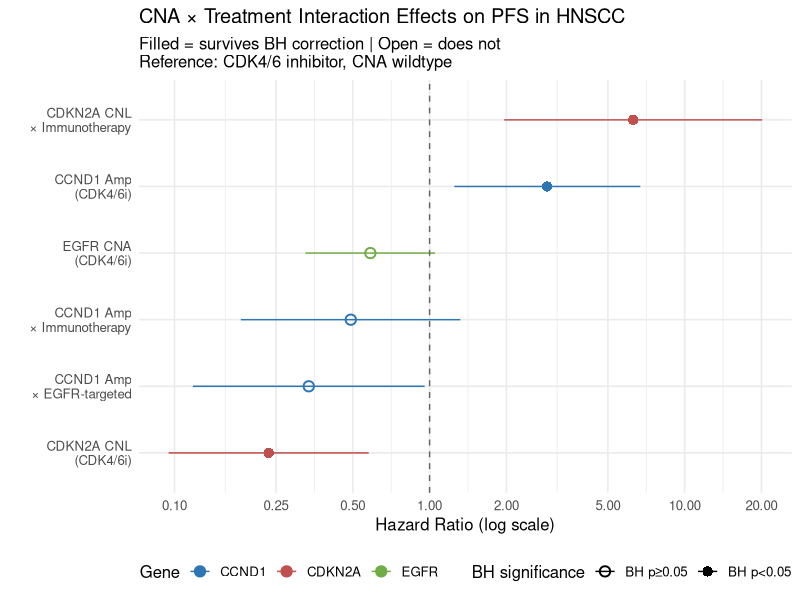
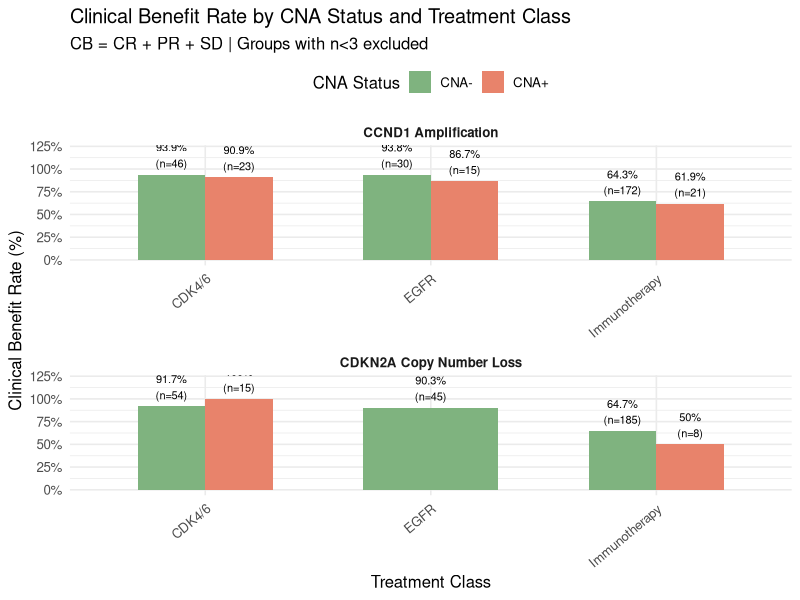
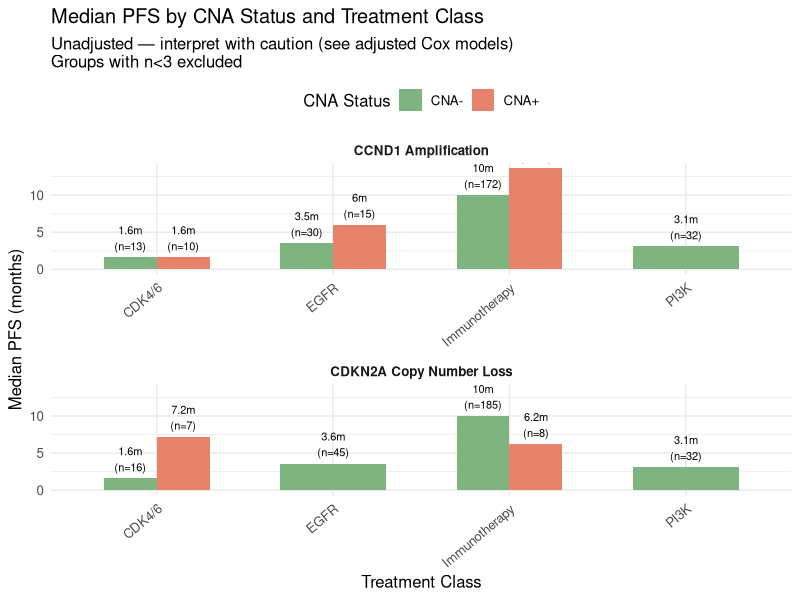
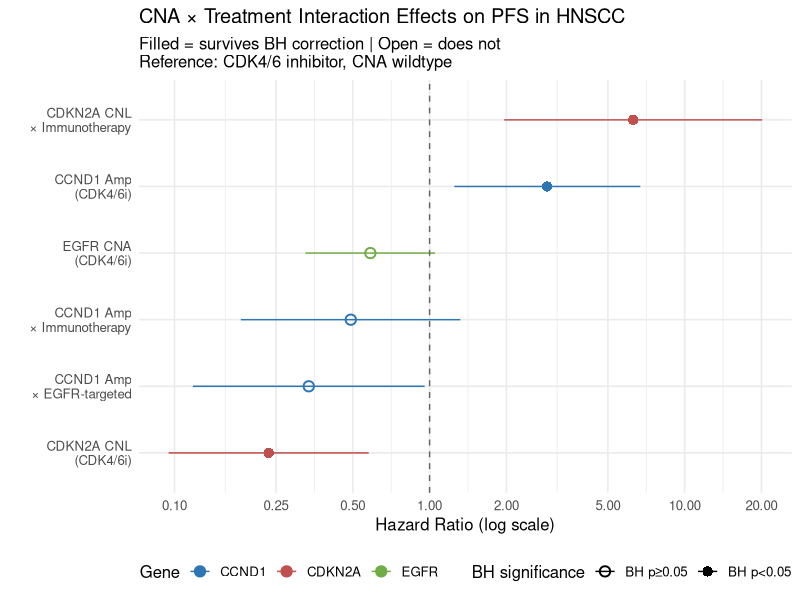
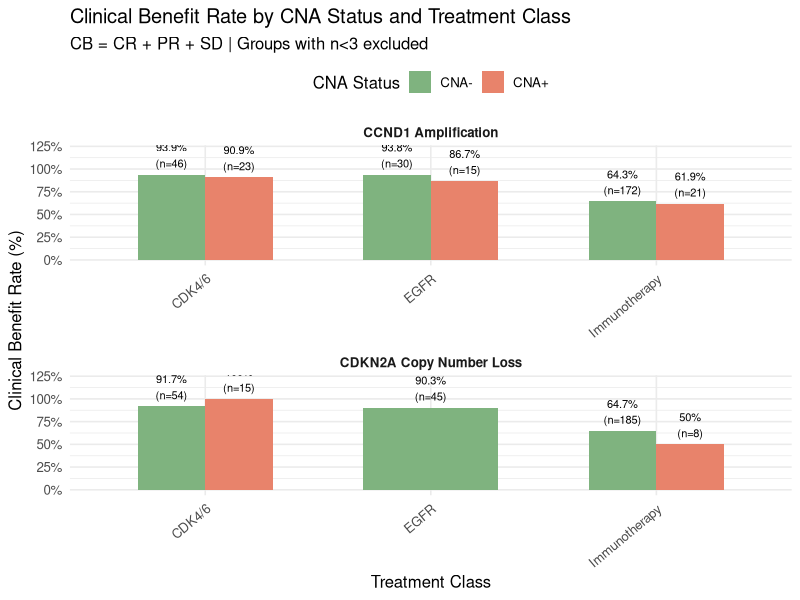
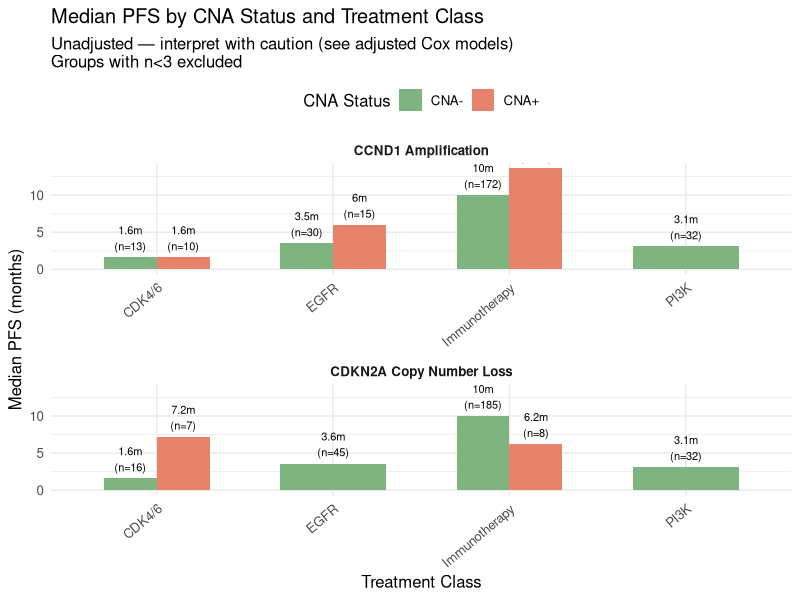
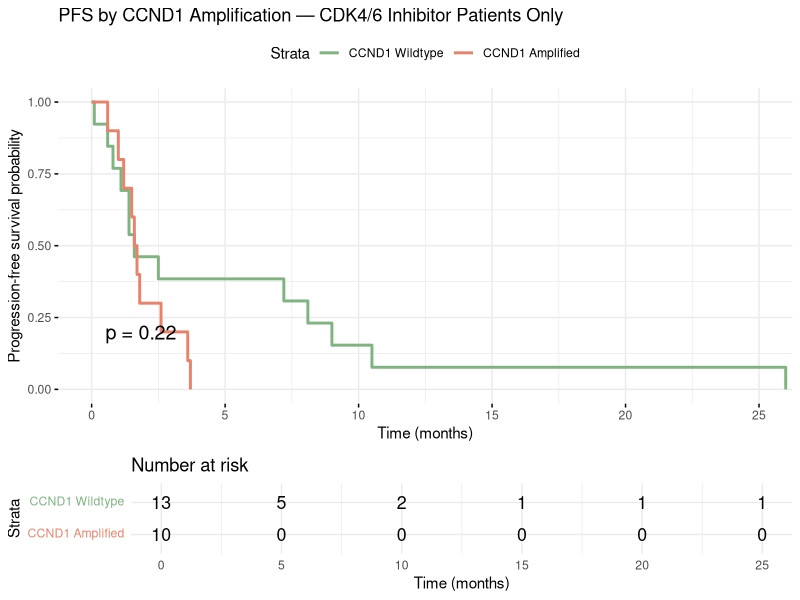

Write R code to recreate these figures, in order.
# ============================================================
# CNA × Treatment Interaction Analysis — HNSCC
# MSc Cancer and Clinical Oncology Dissertation
# Author: Mrinalini Sarkar
# Date: June 2026
#
# Key findings:
# - CCND1 amplification: HR=2.89 on CDK4/6i (p=0.014, BH=0.049)
# - CDKN2A copy number loss: HR=0.234 on CDK4/6i (p=0.002, BH=0.011)
# - CDKN2A × Immunotherapy: HR=6.28 (p=0.002, BH=0.011) — reversal
# ============================================================

# ── 0. LIBRARIES ─────────────────────────────────────────────
library(readxl)
library(dplyr)
library(tidyr)
library(tibble)
library(survival)
library(broom)
library(ggplot2)
library(writexl)
library(survminer)

# ── 1. LOAD DATA ─────────────────────────────────────────────
master_raw <- read_excel(
  "CNA_Clean_Master (2) copy.xlsx",
  sheet     = "Master Matrix",
  col_names = FALSE
)

# Row 2 contains actual column headers
# Row 1 contains section banners — skip both
colnames(master_raw) <- as.character(master_raw[2, ])
master <- master_raw[-c(1, 2), ]

# ── 2. RENAME AND CONVERT COLUMNS ────────────────────────────
master <- master %>%
  rename(
    patient_id       = `Patient ID`,
    study            = `Study`,
    cancer_type      = `Cancer\r\nType`,
    treatment_class  = `Treatment Class`,
    drug             = `Drug`,
    setting          = `Setting`,
    hpv              = `HPV`,
    bor              = `BOR`,
    clinical_benefit = `Clinical\r\nBenefit`,
    pfs_months       = `PFS\r\n(mo)`,
    os_months        = `OS\r\n(mo)`,
    cna_notes        = `CNA Notes`
  ) %>%
  mutate(
    pfs_months = as.numeric(pfs_months),
    os_months  = as.numeric(os_months)
  )

cat("Rows loaded:", nrow(master), "\n")

# ── 3. CNA BINARY VARIABLES ──────────────────────────────────
# IMPORTANT: Mutations (Mut) are NOT CNAs
# Only Amplification (Amp) and Deletion (Del) count
# TP53 (Del=2) and TERT (Amp=1) excluded — too rare for CNA analysis

master <- master %>%
  mutate(
    CCND1_cna  = ifelse(CCND1  == "Amp", 1, 0),
    CDKN2A_cna = ifelse(CDKN2A %in% c("Amp", "Del"), 1, 0),
    EGFR_cna   = ifelse(EGFR   %in% c("Amp", "Del"), 1, 0),
    PIK3CA_cna = ifelse(PIK3CA == "Amp", 1, 0),
    pfs_event  = ifelse(is.na(pfs_months), 0, 1)
  )

# Verify — expected: CCND1=61, CDKN2A=23, EGFR=39, PIK3CA=23
cat("\n=== CNA COUNTS (should be 61/23/39/23) ===\n")
cat("CCND1_cna:",  sum(master$CCND1_cna,  na.rm=TRUE), "\n")
cat("CDKN2A_cna:", sum(master$CDKN2A_cna, na.rm=TRUE), "\n")
cat("EGFR_cna:",   sum(master$EGFR_cna,   na.rm=TRUE), "\n")
cat("PIK3CA_cna:", sum(master$PIK3CA_cna, na.rm=TRUE), "\n")

# ── 3b. CLINICAL BENEFIT VARIABLE ────────────────────────────
master <- master %>%
  mutate(
    benefit = case_when(
      clinical_benefit == "CB"  ~ "Benefit",
      clinical_benefit == "NCB" ~ "No Benefit",
      TRUE ~ NA_character_
    )
  )

# ── 4. TREATMENT GROUP AND HPV HARMONISATION ─────────────────
master <- master %>%
  mutate(
    Treatment_Group = case_when(
      grepl("CDK4/6",        treatment_class) ~ "CDK4/6",
      grepl("EGFR",          treatment_class) ~ "EGFR",
      grepl("Immunotherapy", treatment_class) ~ "Immunotherapy",
      grepl("PI3K",          treatment_class) ~ "PI3K",
      TRUE ~ "Other"
    ),
    # Harmonise HPV from 8+ coding schemes to 3 categories
    HPV_clean = case_when(
      hpv %in% c("Positive", "16", "33") ~ "Positive",
      hpv %in% c("Negative", "N", "WT")  ~ "Negative",
      TRUE ~ "Unknown"
    )
  )

cat("\n=== TREATMENT GROUP COUNTS ===\n")
print(table(master$Treatment_Group))

# ── 5. COHORT OVERVIEW ───────────────────────────────────────
cohort_overview <- master %>%
  group_by(Treatment_Group) %>%
  summarise(
    N              = n(),
    BOR_available  = sum(bor %in% c("CR","PR","SD","PD","NE")),
    CB_evaluable   = sum(bor %in% c("CR","PR","SD","PD")),
    PFS_available  = sum(!is.na(pfs_months)),
    OS_available   = sum(!is.na(os_months)),
    CCND1_CNA_n    = sum(CCND1_cna,  na.rm=TRUE),
    CDKN2A_CNA_n   = sum(CDKN2A_cna, na.rm=TRUE),
    EGFR_CNA_n     = sum(EGFR_cna,   na.rm=TRUE),
    PIK3CA_CNA_n   = sum(PIK3CA_cna, na.rm=TRUE),
    .groups = "drop"
  )

cat("\n=== COHORT OVERVIEW ===\n")
print(cohort_overview)

# ── 6. UNIVARIATE COX MODELS ─────────────────────────────────
genes_cna <- c("CCND1_cna", "CDKN2A_cna", "EGFR_cna", "PIK3CA_cna")

uni_results <- lapply(genes_cna, function(g) {
  fit <- coxph(
    as.formula(paste0("Surv(pfs_months) ~ ", g)),
    data = master
  )
  tidy(fit, exponentiate=TRUE, conf.int=TRUE) %>%
    mutate(gene = g)
}) %>%
  bind_rows() %>%
  select(gene, estimate, conf.low, conf.high, p.value) %>%
  rename(HR=estimate, CI_low=conf.low, CI_high=conf.high, p=p.value)

cat("\n=== UNIVARIATE COX (expect all null — confirms treatment context needed) ===\n")
print(uni_results)

# ── 7. MULTIVARIABLE INTERACTION MODELS ──────────────────────
# CDK4/6 = reference group
# HPV_clean = covariate
# Exclude Other group (no outcome data)

master_model <- master %>%
  filter(Treatment_Group != "Other",
         !is.na(pfs_months)) %>%
  mutate(
    Treatment_Group = relevel(factor(Treatment_Group), ref = "CDK4/6")
  )

cat("\n=== FITTING INTERACTION MODELS ===\n")

cox_ccnd1 <- coxph(
  Surv(pfs_months) ~ CCND1_cna * Treatment_Group + HPV_clean,
  data = master_model
)

cox_cdkn2a <- coxph(
  Surv(pfs_months) ~ CDKN2A_cna * Treatment_Group + HPV_clean,
  data = master_model
)

cox_egfr <- coxph(
  Surv(pfs_months) ~ EGFR_cna * Treatment_Group + HPV_clean,
  data = master_model
)

ccnd1_results  <- tidy(cox_ccnd1,  exponentiate=TRUE, conf.int=TRUE)
cdkn2a_results <- tidy(cox_cdkn2a, exponentiate=TRUE, conf.int=TRUE)
egfr_results   <- tidy(cox_egfr,   exponentiate=TRUE, conf.int=TRUE)

cat("\n--- CCND1 model ---\n")
print(ccnd1_results %>%
        filter(grepl("CCND1", term)) %>%
        select(term, estimate, conf.low, conf.high, p.value))

cat("\n--- CDKN2A model ---\n")
print(cdkn2a_results %>%
        filter(grepl("CDKN2A", term)) %>%
        select(term, estimate, conf.low, conf.high, p.value))

cat("\n--- EGFR model ---\n")
print(egfr_results %>%
        filter(grepl("EGFR_cna", term)) %>%
        select(term, estimate, conf.low, conf.high, p.value))
get_est <- function(results_df, term_pattern) {
  val <- results_df %>% filter(grepl(term_pattern, term)) %>% pull(estimate)
  if (length(val) == 0) return(NA_real_)
  val[1]
}

get_p <- function(results_df, term_pattern) {
  val <- results_df %>% filter(grepl(term_pattern, term)) %>% pull(p.value)
  if (length(val) == 0) return(NA_real_)
  val[1]
}
# ── 8. COMBINED HR PER TREATMENT GROUP (exact term matching) ─────────────────

combined_hr <- tibble(
  Gene = c(
    "CCND1 Amplification",
    "CCND1 Amplification",
    "CCND1 Amplification",
    "CDKN2A Copy Number Loss",
    "CDKN2A Copy Number Loss"
  ),
  Treatment = c(
    "CDK4/6 Inhibitor (reference)",
    "EGFR-targeted",
    "Immunotherapy",
    "CDK4/6 Inhibitor (reference)",
    "Immunotherapy"
  ),
  # Main effect HR (direct from CDK4/6i reference row)
  Main_effect_HR = c(
    get_est(ccnd1_results,  "CCND1_cna"),
    get_est(ccnd1_results,  "CCND1_cna"),
    get_est(ccnd1_results,  "CCND1_cna"),
    get_est(cdkn2a_results, "CDKN2A_cna"),
    get_est(cdkn2a_results, "CDKN2A_cna")
  ),
  # Interaction HR (1.0 for reference group — no interaction term)
  Interaction_HR = c(
    1.0,
    get_est(ccnd1_results,  "CCND1_cna:Treatment_GroupEGFR"),
    get_est(ccnd1_results,  "CCND1_cna:Treatment_GroupImmunotherapy"),
    1.0,
    get_est(cdkn2a_results, "CDKN2A_cna:Treatment_GroupImmunotherapy")
  ),
  # Interaction p-value
  Interaction_p = c(
    get_p(ccnd1_results,  "CCND1_cna"),
    get_p(ccnd1_results,  "CCND1_cna:Treatment_GroupEGFR"),
    get_p(ccnd1_results,  "CCND1_cna:Treatment_GroupImmunotherapy"),
    get_p(cdkn2a_results, "CDKN2A_cna"),
    get_p(cdkn2a_results, "CDKN2A_cna:Treatment_GroupImmunotherapy")
  )
) %>%
  mutate(
    # Combined HR = main effect × interaction term
    Combined_HR = round(Main_effect_HR * Interaction_HR, 3),
    Interpretation = c(
      "Harmful — 3x hazard of progression on CDK4/6i",
      "Effect attenuated — near neutral on EGFR-targeted",
      "Effect attenuated — not significant on immunotherapy",
      "Protective — 77% lower hazard on CDK4/6i",
      "Reversed — harmful on immunotherapy (HPV-adjusted)"
    )
  ) %>%
  select(Gene, Treatment, Combined_HR, Interaction_p, Interpretation)

cat("\n=== COMBINED HR BY TREATMENT GROUP ===\n")
print(combined_hr)

# ── 9. BH MULTIPLE TESTING CORRECTION ───────────────────────
all_p <- tibble(
  test = c(
    "Univariate: CCND1_cna",
    "Univariate: CDKN2A_cna",
    "Univariate: EGFR_cna",
    "Univariate: PIK3CA_cna",
    "CCND1_cna — CDK4/6i (main effect)",
    "CCND1_cna × EGFR-targeted",
    "CCND1_cna × Immunotherapy",
    "CDKN2A_cna — CDK4/6i (main effect)",
    "CDKN2A_cna × Immunotherapy",
    "EGFR_cna — CDK4/6i (main effect)",
    "EGFR_cna × EGFR-targeted"
  ),
  p_raw = c(
    uni_results$p[1],
    uni_results$p[2],
    uni_results$p[3],
    uni_results$p[4],
    get_p(ccnd1_results,  "CCND1_cna$"),
    get_p(ccnd1_results,  "EGFR"),
    get_p(ccnd1_results,  "Immunotherapy"),
    get_p(cdkn2a_results, "CDKN2A_cna$"),
    get_p(cdkn2a_results, "Immunotherapy"),
    get_p(egfr_results,   "EGFR_cna$"),
    get_p(egfr_results,   "EGFR_cna:Treatment")
  )
) %>%
  filter(!is.na(p_raw)) %>%
  mutate(
    p_BH     = p.adjust(p_raw, method = "BH"),
    sig_raw  = p_raw < 0.05,
    sig_BH   = p_BH  < 0.05
  ) %>%
  arrange(p_raw)

cat("\n=== BH CORRECTION RESULTS ===\n")
print(all_p)
cat("\nTests surviving BH correction:\n")
print(all_p %>% filter(sig_BH))

# ── 10. DESCRIPTIVE SUMMARY TABLE ────────────────────────────
cna_summary <- master %>%
  filter(Treatment_Group != "Other") %>%
  pivot_longer(
    cols      = c(CCND1_cna, CDKN2A_cna, EGFR_cna),
    names_to  = "Gene",
    values_to = "CNA_status"
  ) %>%
  mutate(
    Gene = recode(Gene,
                  "CCND1_cna"  = "CCND1 Amplification",
                  "CDKN2A_cna" = "CDKN2A Copy Number Loss",
                  "EGFR_cna"   = "EGFR Copy Number Alteration"
    ),
    CNA_label = ifelse(CNA_status == 1, "CNA+", "CNA-")
  ) %>%
  group_by(Gene, Treatment_Group, CNA_label) %>%
  summarise(
    n          = n(),
    CB_n       = sum(benefit == "Benefit", na.rm=TRUE),
    NCB_n      = sum(benefit == "No Benefit", na.rm=TRUE),
    CB_pct     = round(100 * CB_n / (CB_n + NCB_n), 1),
    median_pfs = round(median(pfs_months, na.rm=TRUE), 1),
    n_pfs      = sum(!is.na(pfs_months)),
    .groups    = "drop"
  ) %>%
  filter(n >= 3) %>%
  arrange(Gene, Treatment_Group, CNA_label)

cat("\n=== DESCRIPTIVE SUMMARY ===\n")
print(cna_summary, n=50)

# ── 11. FIGURE A: FOREST PLOT ────────────────────────────────
forest_data <- tibble(
  term  = c(
    "CCND1 Amp\n(CDK4/6i)",
    "CCND1 Amp\n× EGFR-targeted",
    "CCND1 Amp\n× Immunotherapy",
    "CDKN2A CNL\n(CDK4/6i)",
    "CDKN2A CNL\n× Immunotherapy",
    "EGFR CNA\n(CDK4/6i)"
  ),
  HR    = c(2.89, 0.336, 0.491, 0.234, 6.28, 0.586),
  lower = c(1.25, 0.118, 0.182, 0.0948, 1.96, 0.326),
  upper = c(6.70, 0.956, 1.32,  0.577,  20.1, 1.05),
  gene  = c("CCND1","CCND1","CCND1","CDKN2A","CDKN2A","EGFR"),
  p_BH  = c(0.0494, 0.113, 0.293, 0.0108, 0.0108, 0.164),
  sig   = c(TRUE, FALSE, FALSE, TRUE, TRUE, FALSE)
)

ggplot(forest_data,
       aes(y = reorder(term, HR), x = HR,
           colour = gene, shape = sig)) +
  geom_pointrange(aes(xmin = lower, xmax = upper), size = 0.7) +
  geom_vline(xintercept = 1, linetype="dashed", colour="grey40") +
  scale_x_log10(breaks = c(0.1, 0.25, 0.5, 1, 2, 5, 10, 20)) +
  scale_colour_manual(values = c(
    "CCND1"  = "#2E75B6",
    "CDKN2A" = "#C0504D",
    "EGFR"   = "#70AD47"
  )) +
  scale_shape_manual(
    values = c("TRUE"=16, "FALSE"=1),
    labels = c("TRUE"="BH p<0.05", "FALSE"="BH p≥0.05")
  ) +
  labs(
    title    = "CNA × Treatment Interaction Effects on PFS in HNSCC",
    subtitle = "Filled = survives BH correction | Open = does not\nReference: CDK4/6 inhibitor, CNA wildtype",
    x        = "Hazard Ratio (log scale)",
    y        = "",
    colour   = "Gene",
    shape    = "BH significance"
  ) +
  theme_minimal(base_size=12) +
  theme(legend.position="bottom")

ggsave("Figure_A_Forest_CNA_interactions.png",
       width=9, height=6, dpi=300)
cat("Saved: Figure_A_Forest_CNA_interactions.png\n")

# ── 12. FIGURE B: CB RATE BY TREATMENT ───────────────────────
cb_plot <- cna_summary %>%
  filter(Gene != "EGFR Copy Number Alteration",
         !is.na(CB_pct),
         (CB_n + NCB_n) >= 3)

ggplot(cb_plot,
       aes(x = Treatment_Group, y = CB_pct, fill = CNA_label)) +
  geom_col(position="dodge", width=0.6) +
  geom_text(aes(label = paste0(CB_pct, "%\n(n=", n, ")")),
            position = position_dodge(0.6),
            vjust = -0.3, size = 2.8) +
  facet_wrap(~ Gene, ncol=1, scales="free_x") +
  scale_fill_manual(values=c("CNA+"="#E8836B", "CNA-"="#7FB37F")) +
  scale_y_continuous(limits=c(0,120),
                     labels=scales::percent_format(scale=1)) +
  labs(
    title    = "Clinical Benefit Rate by CNA Status and Treatment Class",
    subtitle = "CB = CR + PR + SD | Groups with n<3 excluded",
    x        = "Treatment Class",
    y        = "Clinical Benefit Rate (%)",
    fill     = "CNA Status"
  ) +
  theme_minimal(base_size=12) +
  theme(
    axis.text.x     = element_text(angle=40, hjust=1),
    strip.text      = element_text(face="bold"),
    legend.position = "top"
  )

ggsave("Figure_B_CB_rate_by_treatment.png",
       width=10, height=9, dpi=300)
cat("Saved: Figure_B_CB_rate_by_treatment.png\n")

# ── 13. FIGURE C: MEDIAN PFS BY TREATMENT ────────────────────
pfs_plot <- cna_summary %>%
  filter(Gene != "EGFR Copy Number Alteration",
         !is.na(median_pfs),
         n_pfs >= 3)

ggplot(pfs_plot,
       aes(x = Treatment_Group, y = median_pfs, fill = CNA_label)) +
  geom_col(position="dodge", width=0.6) +
  geom_text(aes(label = paste0(median_pfs, "m\n(n=", n_pfs, ")")),
            position = position_dodge(0.6),
            vjust = -0.3, size = 2.8) +
  facet_wrap(~ Gene, ncol=1, scales="free_x") +
  scale_fill_manual(values=c("CNA+"="#E8836B", "CNA-"="#7FB37F")) +
  labs(
    title    = "Median PFS by CNA Status and Treatment Class",
    subtitle = "Unadjusted — interpret with caution (see adjusted Cox models)\nGroups with n<3 excluded",
    x        = "Treatment Class",
    y        = "Median PFS (months)",
    fill     = "CNA Status"
  ) +
  theme_minimal(base_size=12) +
  theme(
    axis.text.x     = element_text(angle=40, hjust=1),
    strip.text      = element_text(face="bold"),
    legend.position = "top"
  )

ggsave("Figure_C_Median_PFS_by_treatment.png",
       width=10, height=9, dpi=300)
cat("Saved: Figure_C_Median_PFS_by_treatment.png\n")

# ── 14. FIGURE D: KM — CCND1 IN CDK4/6I ONLY ────────────────
cdk_only <- master %>%
  filter(Treatment_Group == "CDK4/6", !is.na(pfs_months))

km_fit <- survfit(
  Surv(pfs_months, pfs_event) ~ CCND1_cna,
  data = cdk_only
)

km_plot <- ggsurvplot(
  km_fit,
  data         = cdk_only,
  pval         = TRUE,
  risk.table   = TRUE,
  title        = "PFS by CCND1 Amplification — CDK4/6 Inhibitor Patients Only",
  legend.labs  = c("CCND1 Wildtype", "CCND1 Amplified"),
  palette      = c("#7FB37F", "#E8836B"),
  xlab         = "Time (months)",
  ylab         = "Progression-free survival probability",
  risk.table.height = 0.25,
  ggtheme      = theme_minimal()
)

ggsave("Figure_D_KM_CCND1_CDK46only.png",
       plot   = print(km_plot),
       width  = 8,
       height = 6,
       dpi    = 300)
cat("Saved: Figure_D_KM_CCND1_CDK46only.png\n")

# ── 15. SAVE ALL RESULTS ─────────────────────────────────────
write_xlsx(
  list(
    "1_Cohort_Overview"        = cohort_overview,
    "2_Univariate_Cox"         = uni_results,
    "3_CCND1_Model"            = ccnd1_results,
    "4_CDKN2A_Model"           = cdkn2a_results,
    "5_EGFR_Model"             = egfr_results,
    "6_Combined_HR"            = combined_hr,
    "7_BH_Correction"          = all_p,
    "8_Descriptive_Summary"    = cna_summary
  ),
  path = "CNA_Analysis_Results_FINAL.xlsx"
)

saveRDS(master, "master_CNA_only_FINAL.rds")
save.image("CNA_analysis_FINAL.RData")

cat("\n============================================================\n")
cat("ALL OUTPUTS SAVED\n")
cat("Excel:   CNA_Analysis_Results_FINAL.xlsx\n")
cat("Figures: Figure_A through Figure_D\n")
cat("RDS:     master_CNA_only_FINAL.rds\n")
cat("============================================================\n")
